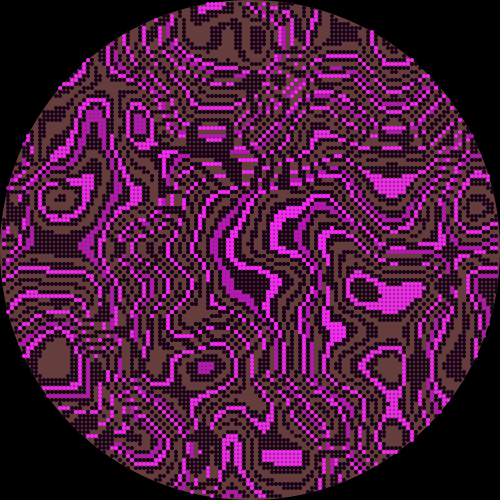
Frame 1 (no input)
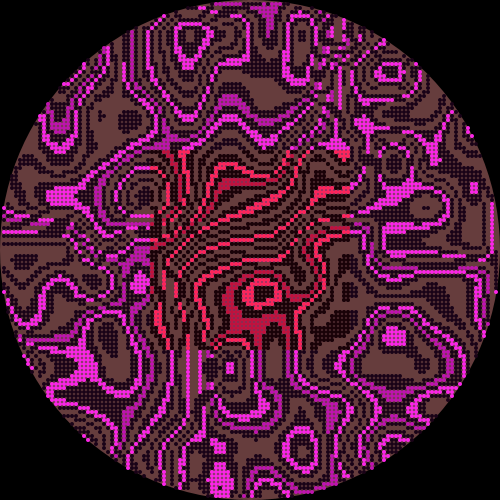
Frame 60 (the mouse pressed at the canvas centre just before this capture)
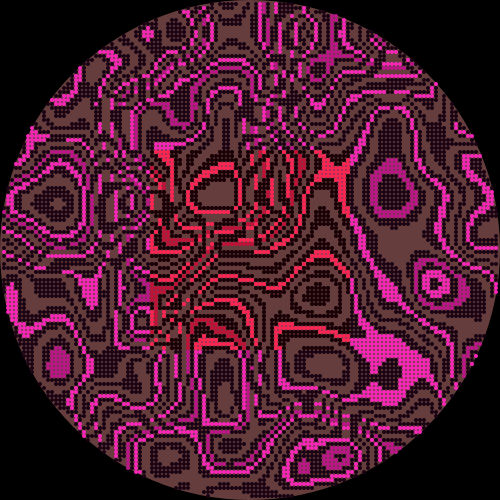
Frame 120 (the mouse held since frame 60 and released just before this capture)

The Processing sketch that drew these frames (run headless with seeded random() and noise(); from frame 60 on, the mouse is pressed at the canvas centre):

// Processing sketch: marbling
// ── marbling.pde
Marble marbleCircle;
Marble marbleRect;
boolean DEBUG = true;
int _n = 0;
void setup(){
    // System.setProperty("apple.awt.graphics.UseQuartz","false");
    if(DEBUG){
        try {
            testMethod();
        }catch(AssertionError e){
        e.printStackTrace();
        System.exit(0);
        }
    }
    size(500,500);
    noStroke();
    smooth();
    colorMode(HSB, 1); // http://tomari.org/main/java/color/hsb.html

    MarbleShape shapeCircle = new CircleShape(width/2, height/2, width/2);
//    MarbleShape shapeRect = new CircleShape(width/2, height/2, width/4);
    // MarbleShape shapeRect = new RectShape(100, 100, 300, 300);
    MarbleShape shapeRect = new RectShape(150, 150, 200, 200);
    int dotSize = 4;
    int dotMargin = dotSize;
    marbleCircle = new Marble(width, height, dotSize, dotMargin, shapeCircle);
    marbleRect = new Marble(width, height, dotSize, dotMargin, shapeRect);
    marbleRect.setAlpha(0.75);
    marbleRect.setNoiseX(marbleCircle.noiseX);
    marbleRect.setNoiseY(marbleCircle.noiseY);
    // marble.setBaseHue(0.25);
}

void draw(){
    background(0);

    fill(color(1,0.4,0.4), 1.0);
    ellipse(width/2, height/2, width, width);

    marbleCircle.draw();
    marbleCircle.setBaseHue(sin(radians(_n)));

    marbleRect.draw();
    marbleRect.setBaseHue(cos(radians(_n*2)));
    
    _n++;
}

void testMethod(){
    CircleShape c = new CircleShape(150, 150, 150);
    assert c.isHover(150, 150) == true : "1";
    assert c.isHover(300, 300) == false : "2";
    assert c.isHover(0, 0) == false : "3";
    assert c.isHover(300, 0) == false : "4";
    assert c.isHover(200, 200) == true : "5";
}

// ── Marble.pde
class Marble {
    int width, height;
    int dotSize = 4;
    int dotMargin = 4;
    float baseHue = 0.83;
    float alpha = 1;
    MarbleShape shape = null;
    float noiseX = random(10000); 
    float noiseY = random(10000);
    Marble(int width, int height, int dotSize, int dotMargin){
        this.width = width;
        this.height = height;
        this.dotSize = dotSize;
        this.dotMargin = dotMargin;
    }

    Marble(int width, int height, int dotSize, int dotMargin, MarbleShape shape){
        this(width, height, dotSize, dotMargin);
        this.setShape(shape);
    }

    void setShape(MarbleShape shape){
        this.shape = shape;
    }

    void setBaseHue(float h){
        this.baseHue = h;
    }

    void setAlpha(float alpha){
        this.alpha = alpha;
    }

    void setNoiseX(float noiseX){
        this.noiseX = noiseX;
    }
    void setNoiseY(float noiseY){
        this.noiseY = noiseY;
    }

    float getBaseHue(){
        return this.baseHue;
    }

    void draw(){
        for(int x = 0; x < this.width; x+=this.dotMargin){
            for(int y = 0; y < this.height; y+=this.dotMargin){
                if(this.shape == null || !this.shape.isHover(x, y)){
                    continue;
                }
                float n = noise(x * 0.003 + this.noiseX, y * 0.003 + this.noiseY, frameCount * 0.004);

                this.drawDot(x, y, n);
            }
        }
    }

    void drawDot(int x, int y, float noise){
        float v = int(noise*200);
        if(v%2 == 0 || v%3==0 || v%5==0){
            color c;
            if(v%2 == 0){
                c = color(this.baseHue, 0.9, 0.1);
            }else if(v%3==0){
                c = color(this.baseHue, 0.85, 0.99);
            }else if(v%5==0){
                c = color(this.baseHue, 0.9, 0.75);
            }else{
                c = color(this.baseHue, 0.9, 0.01);
            }
            fill(c, this.alpha);
            this.drawDot(x, y);
        }
    }

    void drawDot(int x, int y){
        ellipse(x, y, this.dotSize, this.dotSize);
    }
}



// ── MarbleShape.pde
interface MarbleShape {
    boolean isHover(int x, int y);
}

class CircleShape implements MarbleShape{
    private int x,y,r;
    CircleShape(int x, int y, int r){
        this.x = x;
        this.y = y;
        this.r = r;
    }
    boolean isHover(int x, int y){
        int _x = x - this.x;
        int _y = this.y - y;
        return _x*_x + _y*_y - this.r*this.r <= 0;
    }
}

class RectShape implements MarbleShape{
    private int x,y,width,height;
    RectShape(int x, int y, int width, int height){
        this.x = x;
        this.y = y;
        this.width = width;
        this.height = height;
    }
    boolean isHover(int x, int y){
        return this.x <= x && x <= this.x+this.width &&
               this.y <= y && y <= this.y+this.height;
    }
}
